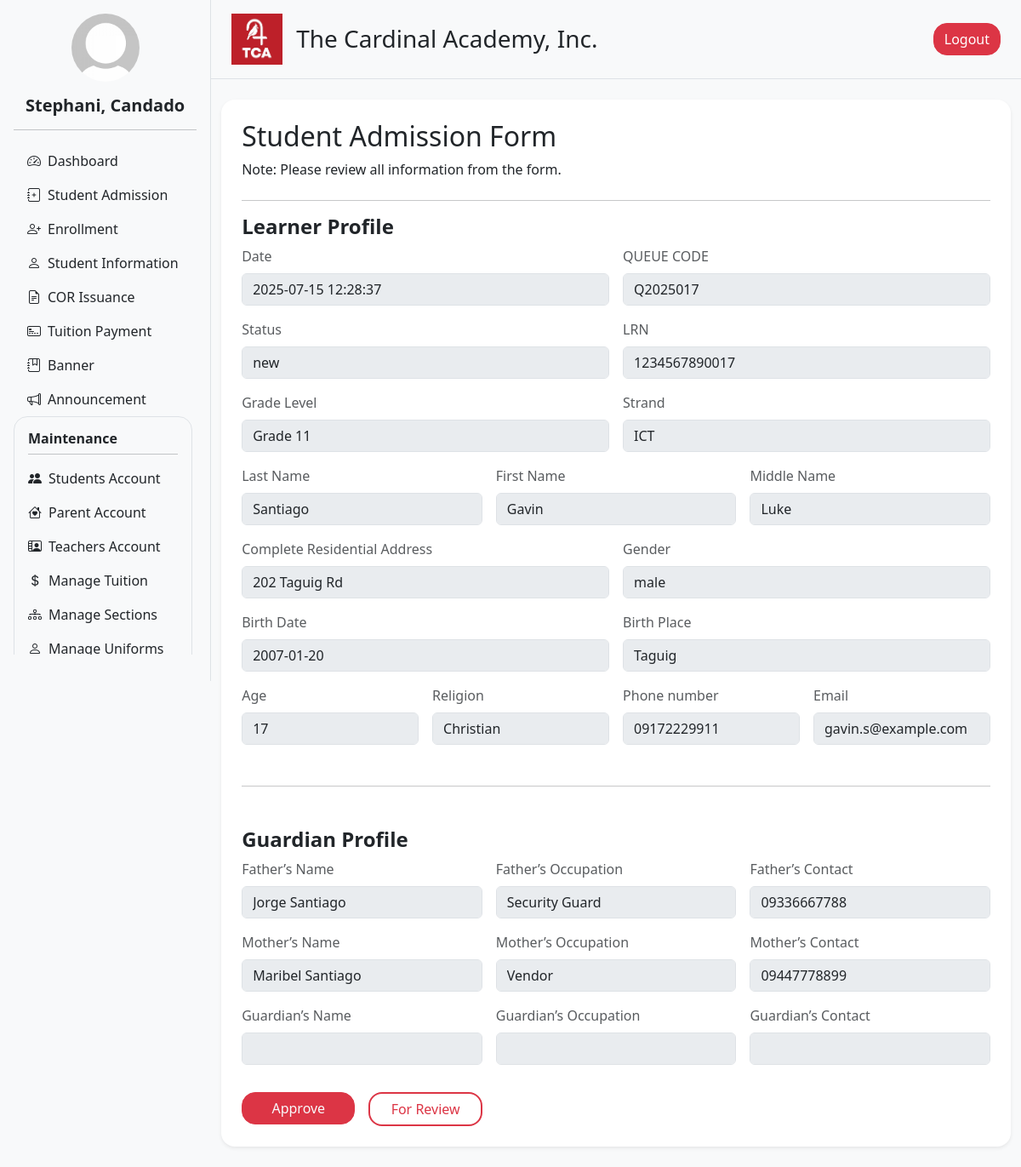
Screenshot of /admin/view_admission.php?id=41 (signed in) with the database file from the repository.
### tables this page shows
CREATE TABLE `admission_form` (
  `id` int(11) NOT NULL,
  `lrn` varchar(20) NOT NULL,
  `firstname` varchar(50) NOT NULL,
  `middlename` varchar(50) DEFAULT NULL,
  `lastname` varchar(50) NOT NULL,
  `status` varchar(255) NOT NULL,
  `gender` enum('male','female') NOT NULL,
  `grade_level` varchar(20) NOT NULL,
  `profile_picture` varchar(255) DEFAULT NULL,
  `birthday` date NOT NULL,
  `religion` varchar(50) DEFAULT NULL,
  `place_of_birth` varchar(100) DEFAULT NULL,
  `age` int(11) DEFAULT NULL,
  `residential_address` varchar(255) DEFAULT NULL,
  `region` varchar(100) DEFAULT NULL,
  `province` varchar(100) DEFAULT NULL,
  `municipal` varchar(100) DEFAULT NULL,
  `barangay` varchar(100) DEFAULT NULL,
  `father_name` varchar(100) DEFAULT NULL,
  `father_occupation` varchar(100) DEFAULT NULL,
  `father_contact` varchar(20) DEFAULT NULL,
  `mother_name` varchar(100) DEFAULT NULL,
  `mother_occupation` varchar(100) DEFAULT NULL,
  `mother_contact` varchar(20) DEFAULT NULL,
  `guardian_name` varchar(100) DEFAULT NULL,
  `guardian_occupation` varchar(100) DEFAULT NULL,
  `guardian_contact` varchar(20) DEFAULT NULL,
  `admission_status` varchar(255) DEFAULT 'for_verification',
  `que_code` varchar(50) DEFAULT NULL,
  `phone` varchar(20) DEFAULT NULL,
  `email` varchar(255) DEFAULT NULL,
  `facebook` varchar(255) DEFAULT NULL,
  `admission_date` timestamp NOT NULL DEFAULT current_timestamp() ON UPDATE current_timestamp(),
  `strand` varchar(100) DEFAULT NULL,
  `birth_cert` tinyint(1) DEFAULT 0,
  `report_card` tinyint(1) DEFAULT 0,
  `good_moral` tinyint(1) DEFAULT 0,
  `id_pic` tinyint(1) DEFAULT 0,
  `esc_cert` tinyint(1) DEFAULT 0
);

### admin/view_admission.php (the view, shortened to what this page needs)
<?php include '../db_connection.php'; ?>
<?php
$admission_id = isset($_GET['id']) ? intval($_GET['id']) : 0;
$data = [];
if ($admission_id > 0) {
    $query = "SELECT * FROM admission_form WHERE id = ?";
    $stmt = $conn->prepare($query);
    $stmt->bind_param("i", $admission_id);
    $stmt->execute();
    $result = $stmt->get_result();
    $data = $result->fetch_assoc();
}
?>
<!DOCTYPE html>
<html lang="en">
<head>
  <?php include 'header.php'; ?>
</head>
<body>
<div class="d-flex flex-row bg-light">
  <?php include 'navigation.php'; ?>
  <div class="content flex-grow-1">
    <?php include 'nav_top.php'; ?>
    <div class="container py-4">
     <form action="approved_admission.php" method="POST">
        <div class="bg-white p-4 rounded-4 shadow-sm">
        <h2>Student Admission Form</h2>
        <p class="m-0 mb-4">Note: Please review all information from the form.</p>
        <hr>
        <fieldset>
          <h4><strong>Learner Profile</strong></h4>
          <div class="row g-3">
          <div class="col-12 col-md-6">
            <label for="lrn" class="form-label text-muted">Date</label>
            <input type="text" name="admission_date" class="form-control" value="<?= htmlspecialchars($data['admission_date'] ?? '') ?>" disabled>
          </div>
          <div class="col-12 col-md-6">
            <label for="lrn" class="form-label text-muted">QUEUE CODE</label>
            <input type="text" name="que_code" class="form-control" value="<?= htmlspecialchars($data['que_code'] ?? '') ?>" disabled>
          </div>
            <div class="col-md-6">
              <label class="form-label text-muted">Status</label>
              <input type="text" class="form-control" value="<?= htmlspecialchars($data['status'] ?? '') ?>" disabled>
            </div>
            <div class="col-md-6">
              <label class="form-label text-muted">LRN</label>
              <input type="text" class="form-control" value="<?= htmlspecialchars($data['lrn'] ?? '') ?>" disabled>
            </div>
            <div class="col-md-6">
              <label class="form-label text-muted">Grade Level</label>
              <input type="text" class="form-control" value="<?= htmlspecialchars($data['grade_level'] ?? '') ?>" disabled>
            </div>
            <div class="col-md-6">
              <label class="form-label text-muted">Strand</label>
              <input type="text" class="form-control" value="<?= htmlspecialchars(!empty($data['strand']) ? $data['strand'] : 'N/A') ?>" disabled>
            </div>
            <div class="col-md-4">
              <label class="form-label text-muted">Last Name</label>
              <input type="text" class="form-control" value="<?= htmlspecialchars($data['lastname'] ?? '') ?>" disabled>
            </div>
            <div class="col-md-4">
              <label class="form-label text-muted">First Name</label>
              <input type="text" class="form-control" value="<?= htmlspecialchars($data['firstname'] ?? '') ?>" disabled>
            </div>
            <div class="col-md-4">
              <label class="form-label text-muted">Middle Name</label>
              <input type="text" class="form-control" value="<?= htmlspecialchars($data['middlename'] ?? '') ?>" disabled>
            </div>
            <div class="col-md-6">
              <label class="form-label text-muted">Complete Residential Address</label>
              <input type="text" class="form-control" value="<?= htmlspecialchars($data['residential_address'] ?? '') ?>" disabled>
            </div>
            <div class="col-md-6">
              <label class="form-label text-muted">Gender</label>
              <input type="text" class="form-control" value="<?= htmlspecialchars($data['gender'] ?? '') ?>" disabled>
            </div>
            <div class="col-md-6">
              <label class="form-label text-muted">Birth Date</label>
              <input type="text" class="form-control" value="<?= htmlspecialchars($data['birthday'] ?? '') ?>" disabled>
            </div>
            <div class="col-md-6">
              <label class="form-label text-muted">Birth Place</label>
              <input type="text" class="form-control" value="<?= htmlspecialchars($data['place_of_birth'] ?? '') ?>" disabled>
            </div>
            <div class="col-md-3">
              <label class="form-label text-muted">Age</label>
              <input type="text" class="form-control" value="<?= htmlspecialchars($data['age'] ?? '') ?>" disabled>
            </div>
            <div class="col-md-3">
              <label class="form-label text-muted">Religion</label>
              <input type="text" class="form-control" value="<?= htmlspecialchars($data['religion'] ?? '') ?>" disabled>
            </div>
            <div class="col-md-3">
              <label class="form-label text-muted">Phone number</label>
              <input type="text" class="form-control" value="<?= htmlspecialchars($data['phone'] ?? '') ?>" disabled>
            </div>
            <div class="col-md-3">
              <label class="form-label text-muted">Email</label>
              <input type="text" class="form-control" value="<?= htmlspecialchars($data['email'] ?? '') ?>" disabled>
            </div>
          </div>
        </fieldset>
        <hr class="my-5">
        <fieldset>
          <h4><strong>Guardian Profile</strong></h4>
          <div class="row g-3">
            <div class="col-md-4">
              <label class="form-label text-muted">Father’s Name</label>
              <input type="text" class="form-control" value="<?= htmlspecialchars($data['father_name'] ?? '') ?>" disabled>
            </div>
            <div class="col-md-4">
              <label class="form-label text-muted">Father’s Occupation</label>
              <input type="text" class="form-control" value="<?= htmlspecialchars($data['father_occupation'] ?? '') ?>" disabled>
            </div>
            <div class="col-md-4">
              <label class="form-label text-muted">Father’s Contact</label>
              <input type="text" class="form-control" value="<?= htmlspecialchars($data['father_contact'] ?? '') ?>" disabled>
            </div>
            <div class="col-md-4">
              <label class="form-label text-muted">Mother’s Name</label>
              <input type="text" class="form-control" value="<?= htmlspecialchars($data['mother_name'] ?? '') ?>" disabled>
            </div>
            <div class="col-md-4">
              <label class="form-label text-muted">Mother’s Occupation</label>
              <input type="text" class="form-control" value="<?= htmlspecialchars($data['mother_occupation'] ?? '') ?>" disabled>
            </div>
            <div class="col-md-4">
              <label class="form-label text-muted">Mother’s Contact</label>
              <input type="text" class="form-control" value="<?= htmlspecialchars($data['mother_contact'] ?? '') ?>" disabled>
            </div>
            <div class="col-md-4">
              <label class="form-label text-muted">Guardian’s Name</label>
              <input type="text" class="form-control" value="<?= htmlspecialchars($data['guardian_name'] ?? '') ?>" disabled>
            </div>
            <div class="col-md-4">
              <label class="form-label text-muted">Guardian’s Occupation</label>
              <input type="text" class="form-control" value="<?= htmlspecialchars($data['guardian_occupation'] ?? '') ?>" disabled>
            </div>
            <div class="col-md-4">
              <label class="form-label text-muted">Guardian’s Contact</label>
              <input type="text" class="form-control" value="<?= htmlspecialchars($data['guardian_contact'] ?? '') ?>" disabled>
            </div>
             <div class="col-12 col-md-2">
                <button id="approve-btn" type="submit" name="action" value="approved" class="btn btn-danger text-light rounded-4 mt-3 w-100">
                  <span class="btn-text">Approve</span>
                </button>
              </div>
              <div class="col-12 col-md-2">
                <button id="review-btn" type="submit" name="action" value="for_review" class="btn btn-outline-danger text-danger border-2 rounded-4 mt-3 w-100">
                  <span class="btn-text">For Review</span>
                </button>
              </div>
          </div>
        </fieldset>
      </div>
      </form>
    </div>
  </div>
</div>
</body>
</html>

### static/css/styles.css (style rules this page uses)
.content { width: 80%; }

### static/css/landing.css (style rules this page uses)
body { margin: 0; padding: 0; height: 100%; }

### rows the page displays
admission_form: admission_date "2025-07-15 12:28:37", que_code "Q2025017", status "new", lrn "1234567890017", grade_level "Grade 11", strand "ICT", lastname "Santiago", firstname "Gavin", middlename "Luke", residential_address "202 Taguig Rd", gender "male", birthday "2007-01-20", place_of_birth "Taguig", age "17", religion "Christian", phone "09172229911", email "gavin.s@example.com", father_name "Jorge Santiago", father_occupation "Security Guard", father_contact "09336667788", mother_name "Maribel Santiago", mother_occupation "Vendor", mother_contact "09447778899"

### other values shown
$full_name "Stephani, Candado"
